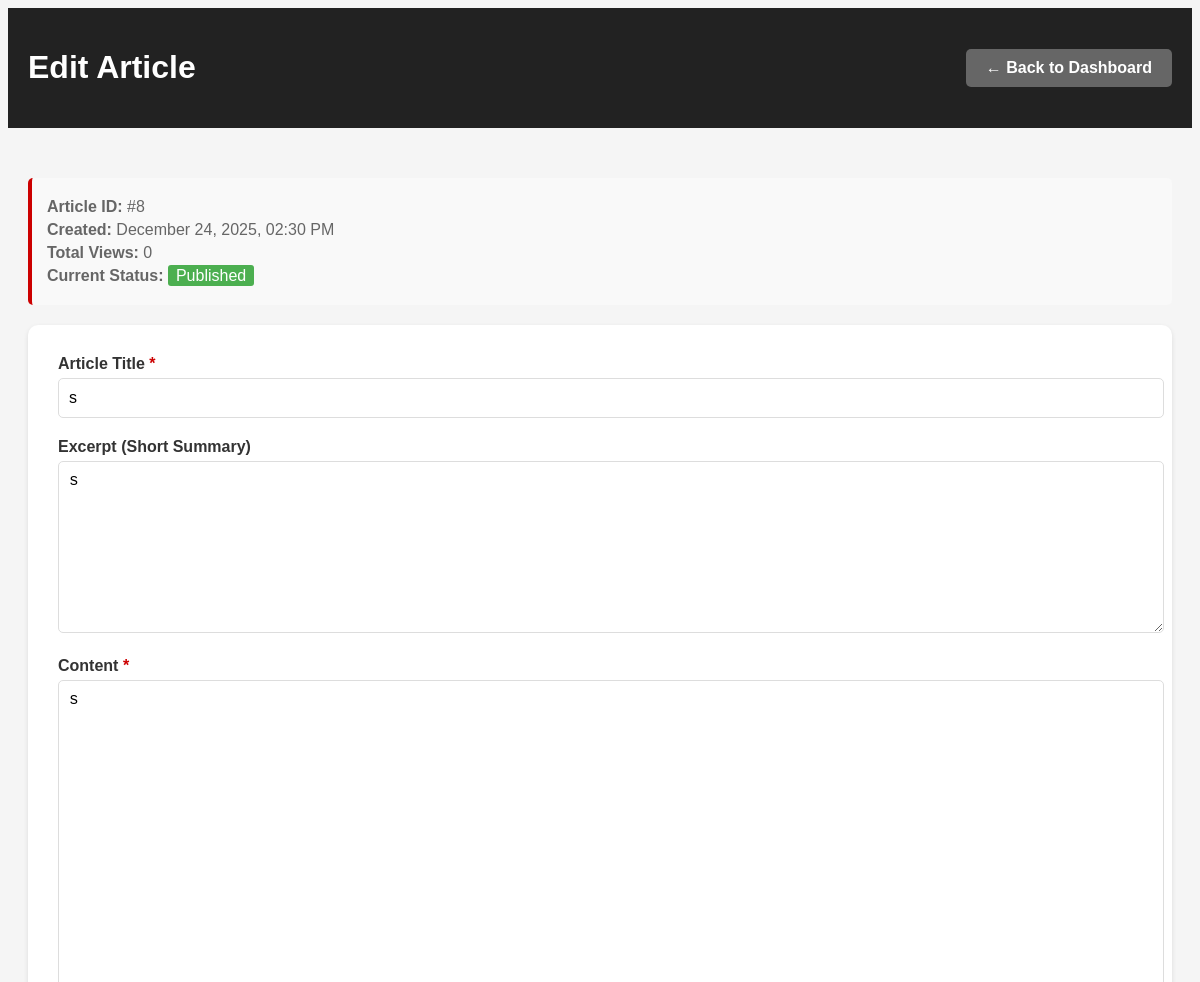
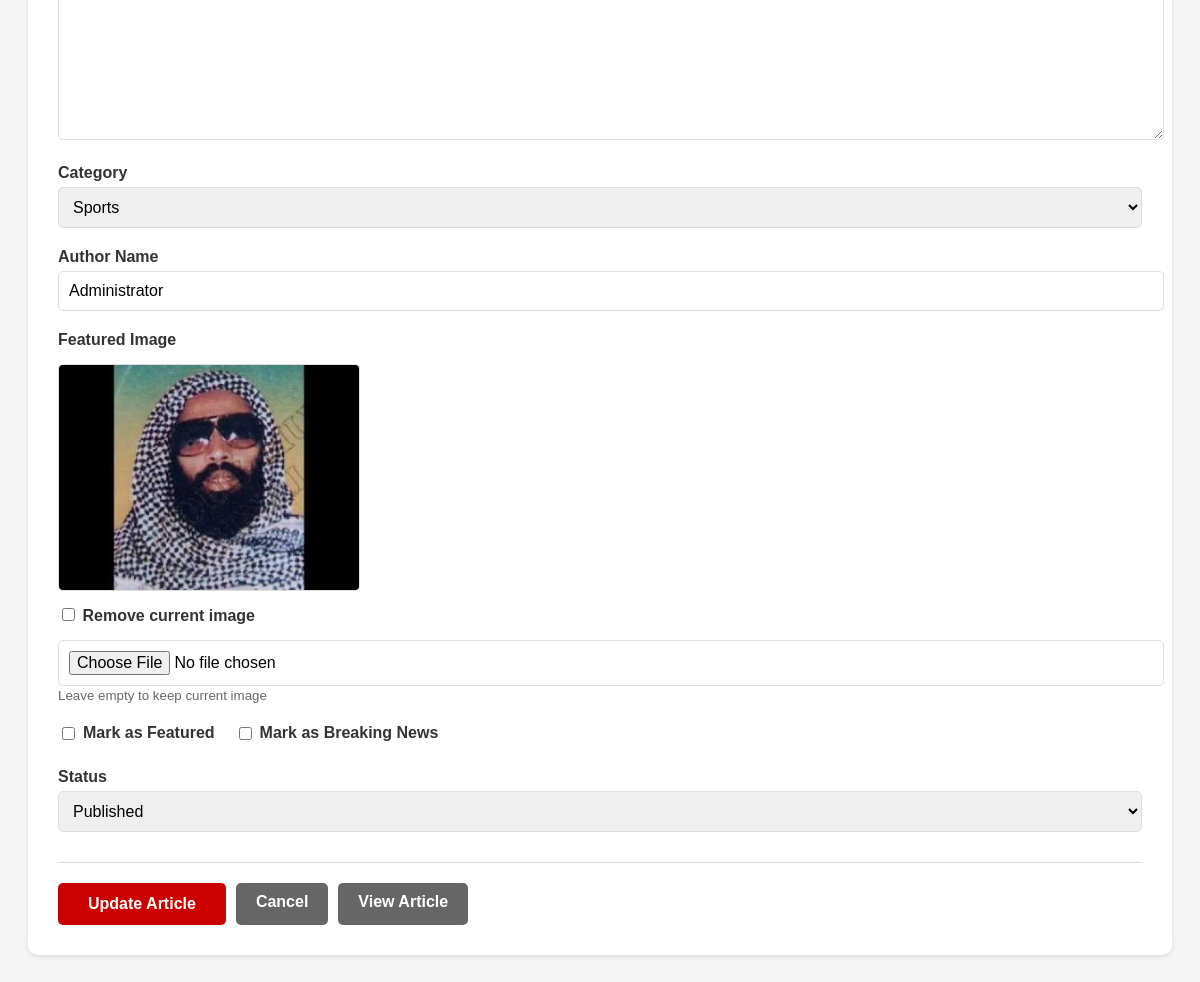
The app's page /admin/edit_article.php?id=8 (signed in) with its own data (2 pictures, top to bottom).
### tables this page shows
CREATE TABLE `articles` (
  `id` int(11) NOT NULL,
  `title` varchar(255) NOT NULL,
  `slug` varchar(255) DEFAULT NULL,
  `excerpt` text DEFAULT NULL,
  `content` longtext DEFAULT NULL,
  `category_id` int(11) DEFAULT NULL,
  `author` varchar(100) DEFAULT NULL,
  `featured_image` varchar(255) DEFAULT NULL,
  `is_featured` tinyint(1) DEFAULT 0,
  `is_breaking` tinyint(1) DEFAULT 0,
  `views` int(11) DEFAULT 0,
  `published_at` timestamp NOT NULL DEFAULT current_timestamp(),
  `status` enum('draft','published') DEFAULT 'published'
);

CREATE TABLE `categories` (
  `id` int(11) NOT NULL,
  `name` varchar(100) NOT NULL,
  `slug` varchar(100) DEFAULT NULL,
  `created_at` timestamp NOT NULL DEFAULT current_timestamp()
);

### admin/edit_article.php (the view, shortened to what this page needs)
<?php
require_once '../config.php';
$id = intval($_GET['id']);
$query = "SELECT * FROM articles WHERE id = $id";
$result = mysqli_query($conn, $query);
$article = mysqli_fetch_assoc($result);
$categories = mysqli_query($conn, "SELECT * FROM categories ORDER BY name");
?>
<!DOCTYPE html>
<html>
<head>
</head>
<body>
    <div class="header">
        <h1>Edit Article</h1>
        <div>
            <a href="dashboard.php" class="btn btn-secondary">← Back to Dashboard</a>
        </div>
    </div>
    <div class="container">
        <div class="stats-box">
            <div><strong>Article ID:</strong> #<?php echo $article['id']; ?></div>
            <div><strong>Created:</strong> <?php echo date('F j, Y, h:i A', strtotime($article['published_at'])); ?></div>
            <div><strong>Total Views:</strong> <?php echo number_format($article['views']); ?></div>
            <div><strong>Current Status:</strong>
                <span style="background: <?php echo $article['status'] == 'published' ? '#4CAF50' : '#ff9800'; ?>;
                      color: white; padding: 2px 8px; border-radius: 3px;">
                    <?php echo ucfirst($article['status']); ?>
                </span>
            </div>
        </div>
        <div class="form-container">
            <form method="POST" action="" enctype="multipart/form-data">
                <div class="form-group">
                    <label>Article Title <span class="required">*</span></label>
                    <input type="text" name="title" value="<?php echo htmlspecialchars($article['title']); ?>" required>
                </div>
                <div class="form-group">
                    <label>Excerpt (Short Summary)</label>
                    <textarea name="excerpt" rows="3"><?php echo htmlspecialchars($article['excerpt']); ?></textarea>
                </div>
                <div class="form-group">
                    <label>Content <span class="required">*</span></label>
                    <textarea name="content" id="content" required><?php echo htmlspecialchars($article['content']); ?></textarea>
                </div>
                <div class="form-group">
                    <label>Category</label>
                    <select name="category_id">
                        <?php
                        mysqli_data_seek($categories, 0);
                        while($cat = mysqli_fetch_assoc($categories)): ?>
                            <option value="<?php echo $cat['id']; ?>"
                                <?php echo ($article['category_id'] == $cat['id']) ? 'selected' : ''; ?>>
                                <?php echo $cat['name']; ?>
                            </option>
                        <?php endwhile; ?>
                    </select>
                </div>
                <div class="form-group">
                    <label>Author Name</label>
                    <input type="text" name="author" value="<?php echo htmlspecialchars($article['author']); ?>">
                </div>
                <div class="form-group">
                    <label>Featured Image</label>
                    <?php if($article['featured_image']): ?>
                    <div class="image-preview">
                        <img src="../<?php echo $article['featured_image']; ?>" alt="Current Image">
                        <div style="margin-top: 10px;">
                            <label>
                                <input type="checkbox" name="remove_image" value="1">
                                Remove current image
                            </label>
                        </div>
                    </div>
                    <?php endif; ?>
                    <input type="file" name="featured_image" accept="image/*">
                    <small style="color: #666;">Leave empty to keep current image</small>
                </div>
                <div class="checkbox-group">
                    <label>
                        <input type="checkbox" name="is_featured" value="1"
                            <?php echo $article['is_featured'] ? 'checked' : ''; ?>>
                        Mark as Featured
                    </label>
                    <label>
                        <input type="checkbox" name="is_breaking" value="1"
                            <?php echo $article['is_breaking'] ? 'checked' : ''; ?>>
                        Mark as Breaking News
                    </label>
                </div>
                <div class="form-group">
                    <label>Status</label>
                    <select name="status">
                        <option value="published" <?php echo $article['status'] == 'published' ? 'selected' : ''; ?>>Published</option>
                    </select>
                </div>
                <div class="form-actions">
                    <button type="submit" class="btn">Update Article</button>
                    <a href="dashboard.php" class="btn btn-secondary">Cancel</a>
                    <a href="../article.php?id=<?php echo $article['id']; ?>" class="btn btn-secondary" target="_blank">View Article</a>
                </div>
            </form>
        </div>
    </div>
</body>
</html>

### admin/edit_article.php (style rules this page uses)
body { font-family: Arial, sans-serif; background: #f5f5f5; }
.container { max-width: 1200px; margin: 0 auto; padding: 20px; }
.header { background: #222; color: white; padding: 20px; margin-bottom: 30px; display: flex; justify-content: space-between; align-items: center; }
.form-container { background: white; padding: 30px; border-radius: 10px; box-shadow: 0 2px 5px rgba(0,0,0,0.1); }
.form-group { margin-bottom: 20px; }
label { display: block; margin-bottom: 5px; font-weight: bold; color: #333; }
input[type="text"], input[type="file"], select, textarea { width: 100%; padding: 10px; border: 1px solid #ddd; border-radius: 5px; font-size: 16px; }
textarea { min-height: 150px; }
#content { min-height: 400px; }
.checkbox-group { display: flex; gap: 20px; margin: 20px 0; }
.checkbox-group label { display: flex; align-items: center; gap: 5px; }
.btn { background: #c00; color: white; padding: 12px 30px; border: none; border-radius: 5px; cursor: pointer; font-size: 16px; font-weight: bold; }
.btn-secondary { background: #666; text-decoration: none; display: inline-block; padding: 10px 20px; }
.required { color: #c00; }
.image-preview { margin: 15px 0; max-width: 300px; }
.image-preview img { max-width: 100%; height: auto; border: 1px solid #ddd; border-radius: 5px; }
.form-actions { display: flex; gap: 10px; margin-top: 30px; padding-top: 20px; border-top: 1px solid #ddd; }
.stats-box { background: #f9f9f9; padding: 15px; border-radius: 5px; margin-bottom: 20px; border-left: 4px solid #c00; }
.stats-box div { margin: 5px 0; color: #666; }

### records on screen
articles: id "8", published_at "December 24, 2025, 02:30 PM", views "0", status "Published", title "s", excerpt "s", content "s", category_id "Sports", author "Administrator", featured_image (picture)
